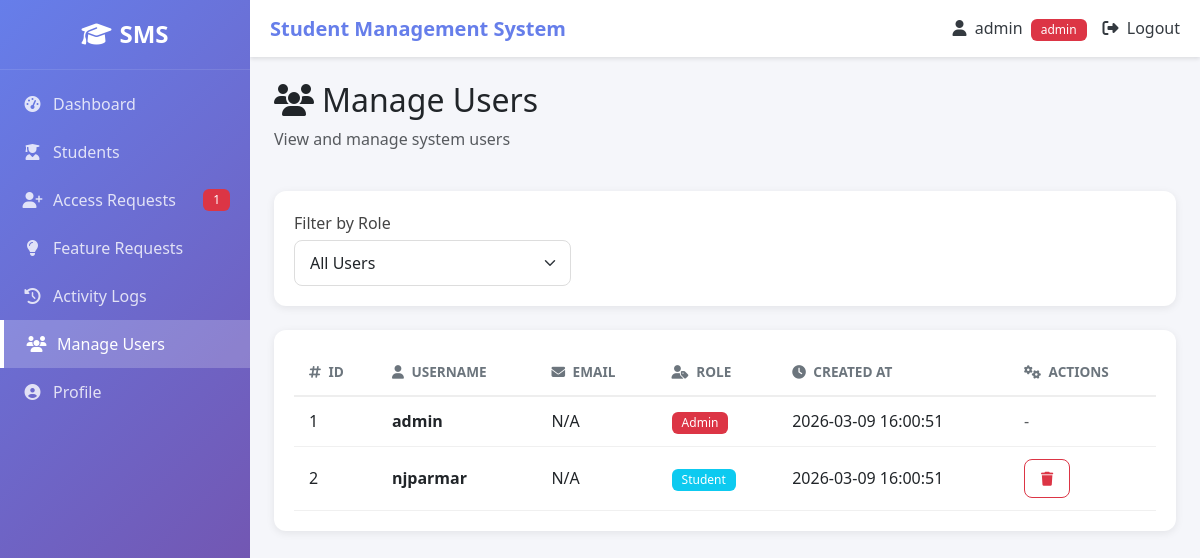
Page /admin/users (signed in) on the committed database.
### tables this page shows
CREATE TABLE users (
        id INTEGER PRIMARY KEY AUTOINCREMENT,
        username TEXT UNIQUE,
        password TEXT,
        role TEXT
    , email TEXT, created_at TIMESTAMP);

### routes/admin_routes.py (the view)
@admin_bp.route('/admin/users')
@admin_required
def manage_users():
    update_session_activity()
    pending_requests = user_model.get_pending_requests_count()
    role_filter = request.args.get('role', '')
    if role_filter:
        users = user_model.get_users_by_role(role_filter)
    else:
        users = user_model.get_all_users()
    return render_template('admin_users.html', users=users, role_filter=role_filter, pending_requests=pending_requests)

### models/user_model.py (called while the page is built)
def get_db():
    return sqlite3.connect(DB_NAME)

def get_all_users():
    conn = get_db()
    cursor = conn.cursor()
    cursor.execute("SELECT * FROM users ORDER BY created_at DESC")
    users = cursor.fetchall()
    conn.close()
    return users

def get_pending_requests_count():
    conn = get_db()
    cursor = conn.cursor()
    cursor.execute("SELECT COUNT(*) FROM access_requests WHERE status='pending'")
    count = cursor.fetchone()[0]
    conn.close()
    return count

### routes/admin_routes.py (called while the page is built)
def admin_required(f):
    from functools import wraps
    @wraps(f)
    def decorated_function(*args, **kwargs):
        if 'user' not in session:
            return redirect('/')
        if session.get('role') != 'admin':
            flash('You do not have permission to access this page.', 'danger')
            return redirect('/dashboard')
        return f(*args, **kwargs)
    return decorated_function

def update_session_activity():
    from time import time
    session['last_activity'] = time()

### templates/admin_users.html (shortened to what this page needs)
{% extends "base.html" %}
{% block content %}
<div class="manage-users-page">
    <div class="row mb-4">
        <div class="col-12">
            <h2><i class="fas fa-users me-2"></i>Manage Users</h2>
            <p class="text-muted">View and manage system users</p>
        </div>
    </div>
    <div class="card mb-4">
        <div class="card-body">
            <form method="GET" class="row g-3">
                <div class="col-md-4">
                    <label class="form-label">Filter by Role</label>
                    <select class="form-select" name="role" onchange="this.form.submit()">
                        <option value="">All Users</option>
                    </select>
                </div>
            </form>
        </div>
    </div>
    <div class="card">
        <div class="card-body">
            <div class="table-responsive">
                <table class="table table-hover">
                    <thead>
                        <tr>
                            <th><i class="fas fa-hashtag me-1"></i> ID</th>
                            <th><i class="fas fa-user me-1"></i> Username</th>
                            <th><i class="fas fa-envelope me-1"></i> Email</th>
                            <th><i class="fas fa-user-tag me-1"></i> Role</th>
                            <th><i class="fas fa-clock me-1"></i> Created At</th>
                            <th><i class="fas fa-cogs me-1"></i> Actions</th>
                        </tr>
                    </thead>
                    <tbody>
                        {% if users %}
                        {% for user in users %}
                        <tr>
                            <td>{{ user[0] }}</td>
                            <td><strong>{{ user[1] }}</strong></td>
                            <td>{{ user[4] or 'N/A' }}</td>
                            <td>
                                {% if user[3] == 'admin' %}
                                <span class="badge bg-danger">Admin</span>
                                {% elif user[3] == 'faculty' %}
                                <span class="badge bg-warning">Faculty</span>
                                {% else %}
                                <span class="badge bg-info">Student</span>
                                {% endif %}
                            </td>
                            <td>{{ user[5] if user[5] else 'N/A' }}</td>
                            <td>
                                {% if user[0] != session.get('user_id') %}
                                <a href="{{ url_for('admin.delete_user', user_id=user[0]) }}"
                                   class="btn btn-sm btn-outline-danger" title="Delete"
                                   onclick="return confirm('Are you sure you want to delete this user?');">
                                    <i class="fas fa-trash"></i>
                                </a>
                                {% else %}
                                <span class="text-muted">-</span>
                                {% endif %}
                            </td>
                        </tr>
                        {% endfor %}
                        {% endif %}
                    </tbody>
                </table>
            </div>
        </div>
    </div>
</div>
{% endblock %}

### static/css/style.css (style rules this page uses)
:root { --primary-color: #667eea; --secondary-color: #764ba2; --success-color: #28a745; --danger-color: #dc3545; --warning-color: #ffc107; --info-color: #17a2b8; --dark-color: #343a40; --light-color: #f8f9fa; --sidebar-width: 250px; --transition-speed: 0.3s; }
body { font-family: 'Segoe UI', Tahoma, Geneva, Verdana, sans-serif; background-color: #f5f6fa; margin: 0; padding: 0; min-height: 100vh; }
a { text-decoration: none; transition: var(--transition-speed); }
.card { border: none; border-radius: 12px; box-shadow: 0 2px 8px rgba(0, 0, 0, 0.08); margin-bottom: 20px; transition: var(--transition-speed); }
.card-body { padding: 20px; }
.table { margin-bottom: 0; }
.table thead th { border-bottom: 2px solid #eee; color: #6c757d; font-weight: 600; font-size: 0.85rem; text-transform: uppercase; padding: 12px 15px; }
.table tbody td { padding: 12px 15px; vertical-align: middle; border-bottom: 1px solid #f0f0f0; }
.form-label { font-weight: 500; color: #444; margin-bottom: 5px; }
.form-control, .form-select { border: 1px solid #ddd; border-radius: 8px; padding: 10px 15px; transition: var(--transition-speed); }
.btn { border-radius: 8px; padding: 8px 16px; font-weight: 500; transition: var(--transition-speed); }
.badge { padding: 5px 10px; font-weight: 500; border-radius: 6px; }

### rows in the picture
users: id "1", username "admin", user "N/A", role "Admin", created_at "2026-03-09 16:00:51"
users: id "2", username "njparmar", user "N/A", role "Student", created_at "2026-03-09 16:00:51"

### other values in the picture
{{ pending_requests }} "1"
{{ session['user'] }} "admin"
{{ session['role'] }} "admin"
